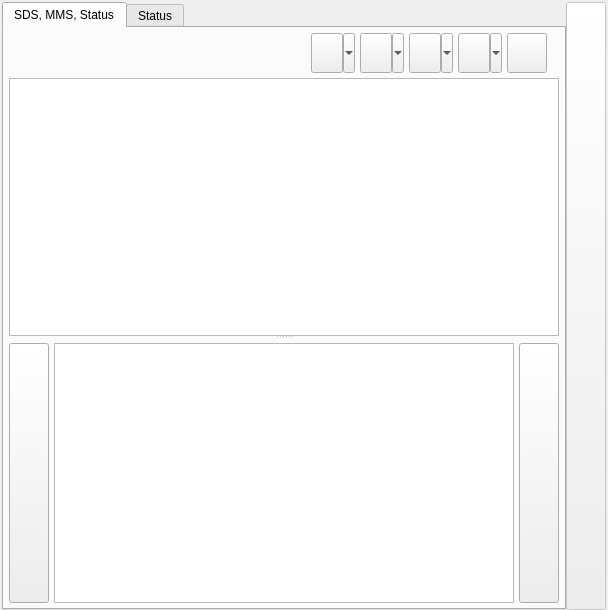
<?xml version="1.0" encoding="UTF-8"?>
<!--
 Generated by Qt.

 Copyright (C) Sapura Secured Technologies, 2013-2023. All Rights Reserved.

 @file
 @version $Id: Sds.ui 1727 2023-07-20 08:26:59Z rosnin $
-->
<ui version="4.0">
 <class>Sds</class>
 <widget class="QWidget" name="Sds">
  <property name="geometry">
   <rect>
    <x>0</x>
    <y>0</y>
    <width>562</width>
    <height>610</height>
   </rect>
  </property>
  <property name="windowTitle">
   <string>Message</string>
  </property>
  <layout class="QVBoxLayout" name="verticalLayout">
   <property name="spacing">
    <number>5</number>
   </property>
   <property name="leftMargin">
    <number>0</number>
   </property>
   <property name="topMargin">
    <number>0</number>
   </property>
   <property name="rightMargin">
    <number>0</number>
   </property>
   <property name="bottomMargin">
    <number>0</number>
   </property>
   <item>
    <widget class="QFrame" name="mainFrame">
     <property name="sizePolicy">
      <sizepolicy hsizetype="Preferred" vsizetype="Preferred">
       <horstretch>0</horstretch>
       <verstretch>0</verstretch>
      </sizepolicy>
     </property>
     <property name="frameShape">
      <enum>QFrame::NoFrame</enum>
     </property>
     <property name="lineWidth">
      <number>0</number>
     </property>
     <layout class="QVBoxLayout" name="mainLayout">
      <property name="spacing">
       <number>5</number>
      </property>
      <property name="leftMargin">
       <number>2</number>
      </property>
      <property name="topMargin">
       <number>2</number>
      </property>
      <property name="rightMargin">
       <number>2</number>
      </property>
      <property name="bottomMargin">
       <number>0</number>
      </property>
      <item>
       <widget class="QSplitter" name="splitter1">
        <property name="sizePolicy">
         <sizepolicy hsizetype="Expanding" vsizetype="Expanding">
          <horstretch>0</horstretch>
          <verstretch>0</verstretch>
         </sizepolicy>
        </property>
        <property name="lineWidth">
         <number>0</number>
        </property>
        <property name="orientation">
         <enum>Qt::Vertical</enum>
        </property>
        <property name="handleWidth">
         <number>2</number>
        </property>
        <property name="childrenCollapsible">
         <bool>false</bool>
        </property>
        <widget class="QFrame" name="inpTabFrame">
         <property name="sizePolicy">
          <sizepolicy hsizetype="Preferred" vsizetype="Expanding">
           <horstretch>0</horstretch>
           <verstretch>0</verstretch>
          </sizepolicy>
         </property>
         <property name="frameShape">
          <enum>QFrame::NoFrame</enum>
         </property>
         <property name="frameShadow">
          <enum>QFrame::Raised</enum>
         </property>
         <property name="lineWidth">
          <number>0</number>
         </property>
         <layout class="QHBoxLayout" name="tabFrameLayout">
          <property name="spacing">
           <number>0</number>
          </property>
          <property name="leftMargin">
           <number>0</number>
          </property>
          <property name="topMargin">
           <number>0</number>
          </property>
          <property name="rightMargin">
           <number>0</number>
          </property>
          <property name="bottomMargin">
           <number>0</number>
          </property>
          <item>
           <widget class="QTabWidget" name="inpTabWidget">
            <property name="sizePolicy">
             <sizepolicy hsizetype="Expanding" vsizetype="Expanding">
              <horstretch>0</horstretch>
              <verstretch>0</verstretch>
             </sizepolicy>
            </property>
            <property name="currentIndex">
             <number>0</number>
            </property>
            <property name="iconSize">
             <size>
              <width>28</width>
              <height>28</height>
             </size>
            </property>
            <widget class="QWidget" name="inpSdsTab">
             <attribute name="icon">
              <iconset resource="Resources.qrc">
               <normaloff>:/Images/images/icon_sds.png</normaloff>
               :/Images/images/icon_sds.png</iconset>
             </attribute>
             <attribute name="title">
              <string>SDS, MMS, Status</string>
             </attribute>
             <layout class="QVBoxLayout" name="sdsTabLayout">
              <property name="spacing">
               <number>5</number>
              </property>
              <property name="leftMargin">
               <number>5</number>
              </property>
              <property name="topMargin">
               <number>5</number>
              </property>
              <property name="rightMargin">
               <number>5</number>
              </property>
              <property name="bottomMargin">
               <number>5</number>
              </property>
              <item>
               <widget class="QFrame" name="sdsFrame">
                <property name="sizePolicy">
                 <sizepolicy hsizetype="Preferred" vsizetype="Preferred">
                  <horstretch>0</horstretch>
                  <verstretch>0</verstretch>
                 </sizepolicy>
                </property>
                <property name="frameShape">
                 <enum>QFrame::NoFrame</enum>
                </property>
                <property name="lineWidth">
                 <number>0</number>
                </property>
                <layout class="QHBoxLayout" name="sdsHorLayout">
                 <property name="spacing">
                  <number>5</number>
                 </property>
                 <property name="sizeConstraint">
                  <enum>QLayout::SetMinimumSize</enum>
                 </property>
                 <property name="leftMargin">
                  <number>0</number>
                 </property>
                 <property name="topMargin">
                  <number>0</number>
                 </property>
                 <property name="rightMargin">
                  <number>0</number>
                 </property>
                 <property name="bottomMargin">
                  <number>0</number>
                 </property>
                 <item>
                  <spacer name="sdsHorSpacer">
                   <property name="orientation">
                    <enum>Qt::Horizontal</enum>
                   </property>
                   <property name="sizeHint" stdset="0">
                    <size>
                     <width>40</width>
                     <height>0</height>
                    </size>
                   </property>
                  </spacer>
                 </item>
                 <item>
                  <widget class="QToolButton" name="attHistButton">
                   <property name="minimumSize">
                    <size>
                     <width>40</width>
                     <height>40</height>
                    </size>
                   </property>
                   <property name="toolTip">
                    <string>Recent file attachments</string>
                   </property>
                   <property name="icon">
                    <iconset resource="Resources.qrc">
                     <normaloff>:/Images/images/icon_att_hist.png</normaloff>
                     :/Images/images/icon_att_hist.png</iconset>
                   </property>
                   <property name="iconSize">
                    <size>
                     <width>24</width>
                     <height>24</height>
                    </size>
                   </property>
                   <property name="popupMode">
                    <enum>QToolButton::MenuButtonPopup</enum>
                   </property>
                  </widget>
                 </item>
                 <item>
                  <widget class="QToolButton" name="msgHistButton">
                   <property name="minimumSize">
                    <size>
                     <width>40</width>
                     <height>40</height>
                    </size>
                   </property>
                   <property name="toolTip">
                    <string>Recent texts</string>
                   </property>
                   <property name="icon">
                    <iconset resource="Resources.qrc">
                     <normaloff>:/Images/images/icon_msg_hist.png</normaloff>
                     :/Images/images/icon_msg_hist.png</iconset>
                   </property>
                   <property name="iconSize">
                    <size>
                     <width>24</width>
                     <height>24</height>
                    </size>
                   </property>
                   <property name="popupMode">
                    <enum>QToolButton::MenuButtonPopup</enum>
                   </property>
                  </widget>
                 </item>
                 <item>
                  <widget class="QToolButton" name="tplButton">
                   <property name="minimumSize">
                    <size>
                     <width>40</width>
                     <height>40</height>
                    </size>
                   </property>
                   <property name="toolTip">
                    <string>Template</string>
                   </property>
                   <property name="icon">
                    <iconset resource="Resources.qrc">
                     <normaloff>:/Images/images/icon_template.png</normaloff>
                     :/Images/images/icon_template.png</iconset>
                   </property>
                   <property name="iconSize">
                    <size>
                     <width>24</width>
                     <height>24</height>
                    </size>
                   </property>
                   <property name="popupMode">
                    <enum>QToolButton::MenuButtonPopup</enum>
                   </property>
                  </widget>
                 </item>
                 <item>
                  <widget class="QToolButton" name="stsButton">
                   <property name="minimumSize">
                    <size>
                     <width>40</width>
                     <height>40</height>
                    </size>
                   </property>
                   <property name="toolTip">
                    <string>Status Message</string>
                   </property>
                   <property name="icon">
                    <iconset resource="Resources.qrc">
                     <normaloff>:/Images/images/icon_statusMsg.png</normaloff>
                     :/Images/images/icon_statusMsg.png</iconset>
                   </property>
                   <property name="iconSize">
                    <size>
                     <width>24</width>
                     <height>24</height>
                    </size>
                   </property>
                   <property name="checkable">
                    <bool>true</bool>
                   </property>
                   <property name="popupMode">
                    <enum>QToolButton::MenuButtonPopup</enum>
                   </property>
                  </widget>
                 </item>
                 <item>
                  <widget class="QToolButton" name="clearButton">
                   <property name="minimumSize">
                    <size>
                     <width>40</width>
                     <height>40</height>
                    </size>
                   </property>
                   <property name="toolTip">
                    <string>Clear text</string>
                   </property>
                   <property name="icon">
                    <iconset resource="Resources.qrc">
                     <normaloff>:/Images/images/icon_clear.png</normaloff>
                     :/Images/images/icon_clear.png</iconset>
                   </property>
                   <property name="iconSize">
                    <size>
                     <width>30</width>
                     <height>30</height>
                    </size>
                   </property>
                  </widget>
                 </item>
                 <item>
                  <widget class="QLabel" name="charLength">
                   <property name="alignment">
                    <set>Qt::AlignRight|Qt::AlignTrailing|Qt::AlignVCenter</set>
                   </property>
                  </widget>
                 </item>
                </layout>
               </widget>
              </item>
              <item>
               <widget class="QSplitter" name="mmsSplitter">
                <property name="sizePolicy">
                 <sizepolicy hsizetype="Expanding" vsizetype="Expanding">
                  <horstretch>0</horstretch>
                  <verstretch>0</verstretch>
                 </sizepolicy>
                </property>
                <property name="lineWidth">
                 <number>0</number>
                </property>
                <property name="orientation">
                 <enum>Qt::Vertical</enum>
                </property>
                <property name="handleWidth">
                 <number>2</number>
                </property>
                <property name="childrenCollapsible">
                 <bool>false</bool>
                </property>
                <widget class="QTextEdit" name="msgEdit">
                 <property name="sizePolicy">
                  <sizepolicy hsizetype="Expanding" vsizetype="Expanding">
                   <horstretch>0</horstretch>
                   <verstretch>0</verstretch>
                  </sizepolicy>
                 </property>
                 <property name="minimumSize">
                  <size>
                   <width>0</width>
                   <height>40</height>
                  </size>
                 </property>
                 <property name="acceptRichText">
                  <bool>false</bool>
                 </property>
                </widget>
                <widget class="QFrame" name="mmsFrame">
                 <property name="sizePolicy">
                  <sizepolicy hsizetype="Preferred" vsizetype="Preferred">
                   <horstretch>0</horstretch>
                   <verstretch>0</verstretch>
                  </sizepolicy>
                 </property>
                 <property name="frameShape">
                  <enum>QFrame::NoFrame</enum>
                 </property>
                 <property name="frameShadow">
                  <enum>QFrame::Raised</enum>
                 </property>
                 <property name="lineWidth">
                  <number>0</number>
                 </property>
                 <layout class="QHBoxLayout" name="mmsLayout">
                  <property name="spacing">
                   <number>5</number>
                  </property>
                  <property name="sizeConstraint">
                   <enum>QLayout::SetMinimumSize</enum>
                  </property>
                  <property name="leftMargin">
                   <number>0</number>
                  </property>
                  <property name="topMargin">
                   <number>5</number>
                  </property>
                  <property name="rightMargin">
                   <number>0</number>
                  </property>
                  <property name="bottomMargin">
                   <number>0</number>
                  </property>
                  <item>
                   <widget class="QToolButton" name="mmsFileButton">
                    <property name="sizePolicy">
                     <sizepolicy hsizetype="Fixed" vsizetype="Expanding">
                      <horstretch>0</horstretch>
                      <verstretch>0</verstretch>
                     </sizepolicy>
                    </property>
                    <property name="minimumSize">
                     <size>
                      <width>40</width>
                      <height>40</height>
                     </size>
                    </property>
                    <property name="toolTip">
                     <string>Attach file</string>
                    </property>
                    <property name="icon">
                     <iconset resource="Resources.qrc">
                      <normaloff>:/Images/images/icon_att.png</normaloff>
                      :/Images/images/icon_att.png</iconset>
                    </property>
                    <property name="iconSize">
                     <size>
                      <width>24</width>
                      <height>24</height>
                     </size>
                    </property>
                   </widget>
                  </item>
                  <item>
                   <widget class="QListWidget" name="mmsFiles">
                    <property name="sizePolicy">
                     <sizepolicy hsizetype="Expanding" vsizetype="Expanding">
                      <horstretch>0</horstretch>
                      <verstretch>0</verstretch>
                     </sizepolicy>
                    </property>
                    <property name="minimumSize">
                     <size>
                      <width>0</width>
                      <height>50</height>
                     </size>
                    </property>
                    <property name="editTriggers">
                     <set>QAbstractItemView::NoEditTriggers</set>
                    </property>
                    <property name="dragDropMode">
                     <enum>QAbstractItemView::DropOnly</enum>
                    </property>
                    <property name="selectionMode">
                     <enum>QAbstractItemView::ExtendedSelection</enum>
                    </property>
                   </widget>
                  </item>
                  <item>
                   <widget class="QToolButton" name="mmsClrButton">
                    <property name="sizePolicy">
                     <sizepolicy hsizetype="Fixed" vsizetype="Expanding">
                      <horstretch>0</horstretch>
                      <verstretch>0</verstretch>
                     </sizepolicy>
                    </property>
                    <property name="minimumSize">
                     <size>
                      <width>40</width>
                      <height>40</height>
                     </size>
                    </property>
                    <property name="toolTip">
                     <string>Clear attachments</string>
                    </property>
                    <property name="icon">
                     <iconset resource="Resources.qrc">
                      <normaloff>:/Images/images/icon_clear.png</normaloff>
                      :/Images/images/icon_clear.png</iconset>
                    </property>
                    <property name="iconSize">
                     <size>
                      <width>30</width>
                      <height>30</height>
                     </size>
                    </property>
                   </widget>
                  </item>
                 </layout>
                </widget>
               </widget>
              </item>
             </layout>
            </widget>
            <widget class="QWidget" name="inpStsTab">
             <attribute name="icon">
              <iconset resource="Resources.qrc">
               <normaloff>:/Images/images/icon_statusMsg.png</normaloff>
               :/Images/images/icon_statusMsg.png</iconset>
             </attribute>
             <attribute name="title">
              <string>Status</string>
             </attribute>
             <layout class="QVBoxLayout" name="stsTabLayout">
              <property name="spacing">
               <number>5</number>
              </property>
              <property name="leftMargin">
               <number>0</number>
              </property>
              <property name="topMargin">
               <number>0</number>
              </property>
              <property name="rightMargin">
               <number>0</number>
              </property>
              <property name="bottomMargin">
               <number>5</number>
              </property>
              <item>
               <widget class="QTableWidget" name="stsTable">
                <property name="sizePolicy">
                 <sizepolicy hsizetype="MinimumExpanding" vsizetype="Expanding">
                  <horstretch>0</horstretch>
                  <verstretch>0</verstretch>
                 </sizepolicy>
                </property>
                <property name="minimumSize">
                 <size>
                  <width>560</width>
                  <height>0</height>
                 </size>
                </property>
                <property name="horizontalScrollBarPolicy">
                 <enum>Qt::ScrollBarAsNeeded</enum>
                </property>
                <property name="editTriggers">
                 <set>QAbstractItemView::NoEditTriggers</set>
                </property>
                <property name="selectionMode">
                 <enum>QAbstractItemView::SingleSelection</enum>
                </property>
                <property name="selectionBehavior">
                 <enum>QAbstractItemView::SelectRows</enum>
                </property>
                <property name="sortingEnabled">
                 <bool>true</bool>
                </property>
                <attribute name="horizontalHeaderStretchLastSection">
                 <bool>true</bool>
                </attribute>
                <attribute name="verticalHeaderVisible">
                 <bool>false</bool>
                </attribute>
                <column>
                 <property name="text">
                  <string>Type</string>
                 </property>
                 <property name="textAlignment">
                  <set>AlignCenter</set>
                 </property>
                </column>
                <column>
                 <property name="text">
                  <string>Code</string>
                 </property>
                </column>
                <column>
                 <property name="text">
                  <string>Text</string>
                 </property>
                </column>
               </widget>
              </item>
             </layout>
            </widget>
           </widget>
          </item>
          <item>
           <widget class="QToolButton" name="sendButton">
            <property name="enabled">
             <bool>false</bool>
            </property>
            <property name="sizePolicy">
             <sizepolicy hsizetype="Fixed" vsizetype="Expanding">
              <horstretch>0</horstretch>
              <verstretch>0</verstretch>
             </sizepolicy>
            </property>
            <property name="minimumSize">
             <size>
              <width>40</width>
              <height>40</height>
             </size>
            </property>
            <property name="toolTip">
             <string>Send</string>
            </property>
            <property name="icon">
             <iconset resource="Resources.qrc">
              <disabledon>:/Images/images/icon_send.png</disabledon>
              <activeon>:/Images/images/icon_send2.png</activeon>
             </iconset>
            </property>
            <property name="iconSize">
             <size>
              <width>40</width>
              <height>40</height>
             </size>
            </property>
            <property name="toolButtonStyle">
             <enum>Qt::ToolButtonIconOnly</enum>
            </property>
           </widget>
          </item>
         </layout>
        </widget>
       </widget>
      </item>
     </layout>
    </widget>
   </item>
  </layout>
 </widget>
 <resources/>
 <connections/>
</ui>
